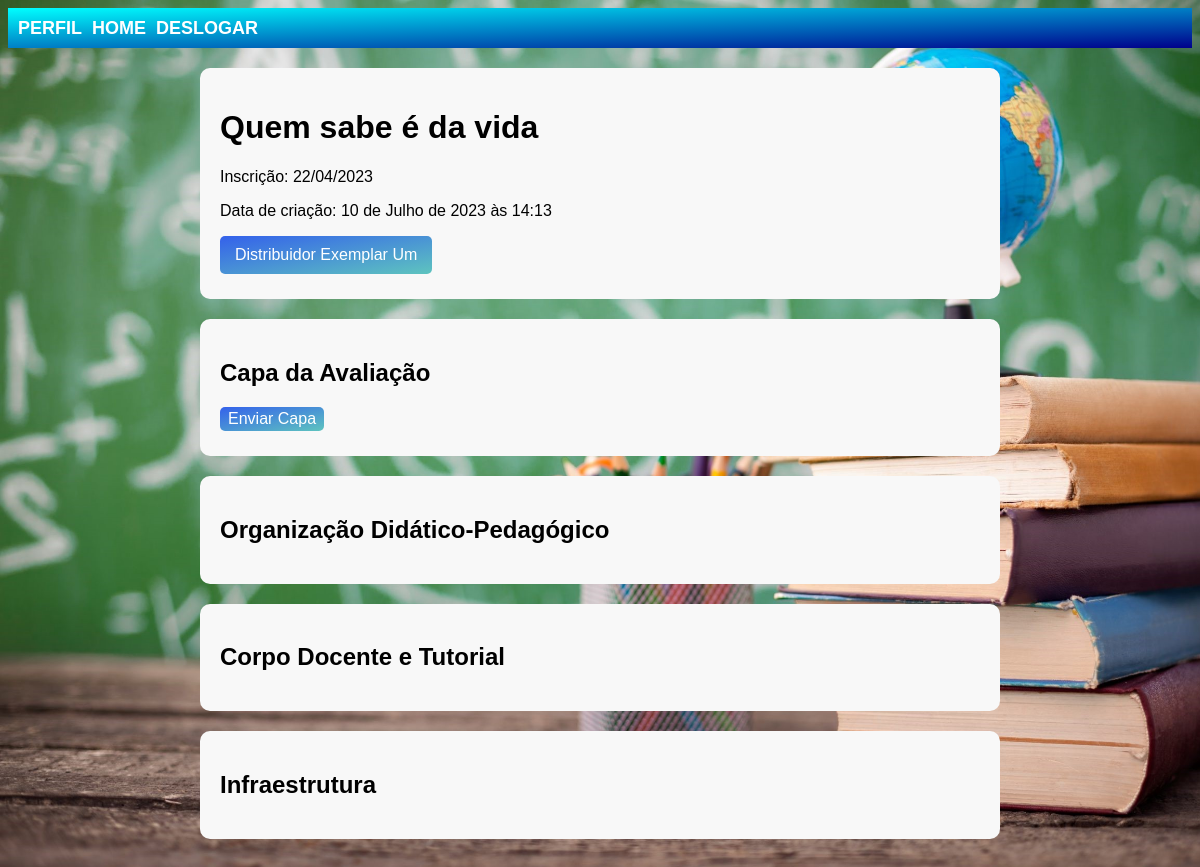
Page /avaliacoes/avaliador_detalhes_avaliacao/33/ (signed in) on the earlier database version.
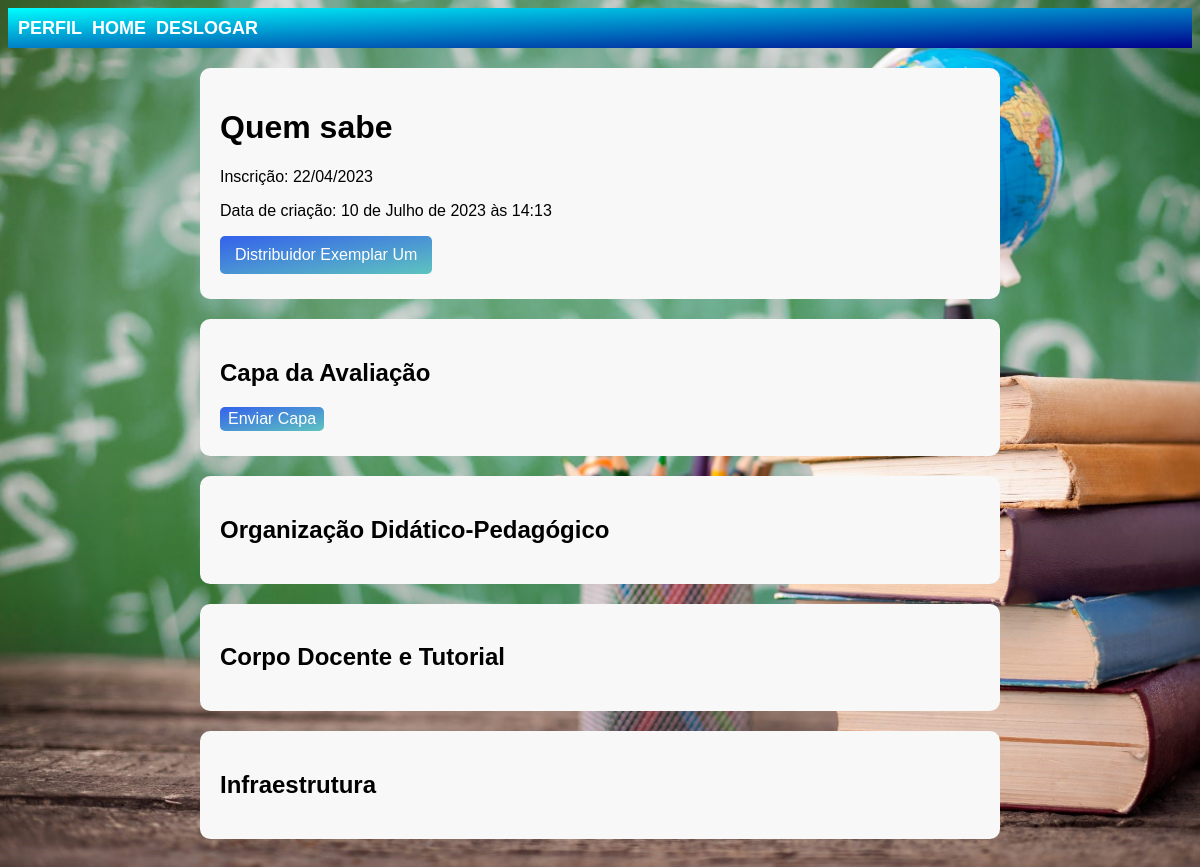
Same page on the later database version.
### avaliacoes/models.py (models this page shows, shortened)
class Avaliacao(models.Model):
    nome = models.CharField(max_length=255)
    inscricao = models.CharField(max_length=255)
    data_criacao = models.DateTimeField(auto_now_add=True)
    distribuidor = models.ForeignKey(CustomUser, on_delete=models.CASCADE, related_name='avaliacoes_criadas', limit_choices_to={'user_type': 'distribuidor'})
    avaliadores = models.ManyToManyField(CustomUser, related_name='avaliacoes', limit_choices_to={'user_type': 'avaliador'})

### contas/models.py (models this page shows)
class CustomUser(AbstractUser):
    USER_TYPE_CHOICES = (
        ('avaliador', 'Avaliador'),
        ('distribuidor', 'Distribuidor'),
    )
    user_type = models.CharField(max_length=20, choices=USER_TYPE_CHOICES)
    name = models.CharField(max_length=255)
    email = models.EmailField()
    formacao_academica = models.CharField(max_length=255)
    groups = models.ManyToManyField(
        'auth.Group',
        verbose_name='groups',
        blank=True,
        help_text='The groups this user belongs to. A user will get all permissions granted to each of their groups.',
        related_name="customuser_set",
        related_query_name="customuser",
    )
    user_permissions = models.ManyToManyField(
        'auth.Permission',
        verbose_name='user permissions',
        blank=True,
        help_text='Specific permissions for this user.',
        related_name="customuser_set",
        related_query_name="customuser",
    )

### avaliacoes/views.py (the view)
# urls.py: path('avaliador_detalhes_avaliacao/<int:avaliacao_id>/', views.avaliador_detalhes_avaliacao, name='avaliador_detalhes_avaliacao'),
@login_required
def avaliador_detalhes_avaliacao(request, avaliacao_id):
    avaliacao = get_object_or_404(Avaliacao, id=avaliacao_id)
    capa = CapaAvaliacao.objects.filter(avaliacao=avaliacao, avaliador=request.user).first()
    indicadores = Indicador.objects.filter(avaliacao=avaliacao)
    arquivos_indicadores = ArquivoIndicador.objects.filter(indicador__in=indicadores, avaliador=request.user)
    context = {
        'avaliacao': avaliacao,
        'capa': capa,
        'indicadores': indicadores,
        'arquivos_indicadores': arquivos_indicadores,
    }
    return render(request, 'avaliacoes/avaliador_detalhes_avaliacao.html', context)

### templates/avaliacoes/avaliador_detalhes_avaliacao.html (shortened to what this page needs)
{% extends 'base.html' %}
{% load templatetags %}
{% block content %}
<div class="container">
    <div class="box">
        <h1>{{ avaliacao.nome }}</h1>
        <p>Inscrição: {{ avaliacao.inscricao }}</p>
        <p>Data de criação: {{ avaliacao.data_criacao }}</p>
        <div class="button-group">
          <a href="{% url 'contas:detalhes_usuario' pk=avaliacao.distribuidor.id %}" class="btn-distribuidor">{{ avaliacao.distribuidor.name }}</a>
        </div>
    </div>
    <div class="box">
      <h2>Capa da Avaliação</h2>
      {% if capa %}
      <div class="button-group">
              <button class="btn-baixar-capa" onclick="location.href='{% url 'avaliacoes:baixar_capa' capa.id %}'">Baixar Capa</button>
              <form action="{% url 'avaliacoes:substituir_capa' capa.id %}" method="post" enctype="multipart/form-data">
                  {% csrf_token %}
                  <label for="capa" class="btn-substituir-capa">Substituir Capa</label>
                  <input type="file" id="capa" name="capa" onchange="this.form.submit()">
              </form>
              <form action="{% url 'avaliacoes:apagar_capa' capa.id %}" method="post">
                  {% csrf_token %}
                  <input type="submit" value="Apagar Capa" class="btn-apagar-capa">
              </form>
          </div>
      {% else %}
        <div class="button-group">
            <label for="capa" class="btn-enviar-capa">Enviar Capa</label>
        </div>
      {% endif %}
    </div>
    <div class="box">
        <h2>Organização Didático-Pedagógico</h2>
    </div>
    <div class="box">
        <h2>Corpo Docente e Tutorial</h2>
    </div>
    <div class="box">
        <h2>Infraestrutura</h2>
    </div>
</div>
{% endblock %}

Differences in the rows shown:
changed Avaliacao "Distribuidor Exemplar Um": nome "Quem sabe é da vida" → "Quem sabe"
